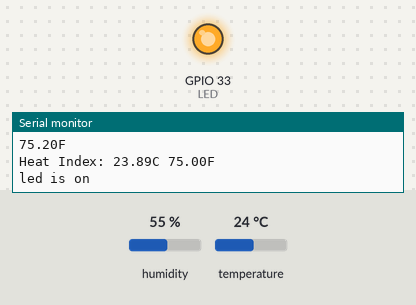
Recording of a sketch running on a simulated ESP32. On the bench: output pins drawn as LEDs (lit = HIGH), the last lines printed to the serial monitor. Inputs (shaded band) come from the test bench; at power-on: temperature 24 °C, humidity 55 %.

Above: at 5.8 s.
5.9 s: temperature set to 22 °C
10.2 s: temperature set to 19 °C
At 11.8 s:
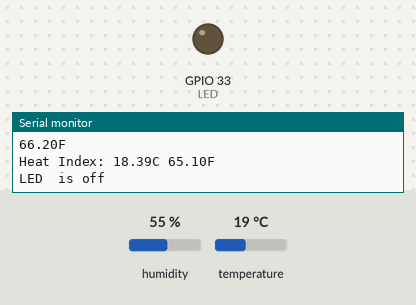
14.6 s: temperature set to 28 °C
At 15.5 s:
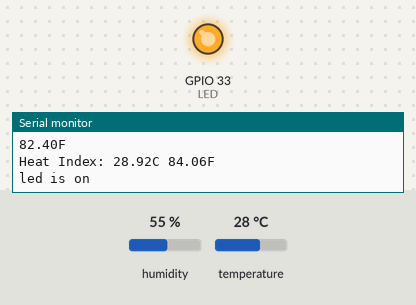
18.9 s: temperature set to 12 °C
At 22.0 s:
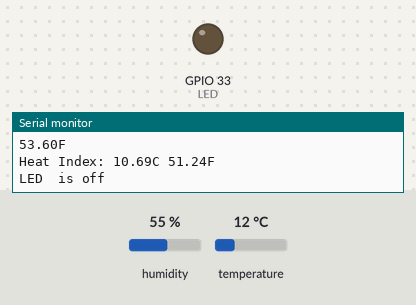
Timing chart, 0 to 23.5 s (numbered marks = the images above; inputs shaded):
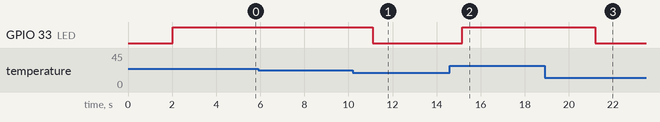

The sketch:

DHT.ino
```cpp
#include "DHT.h"
#define DHTPIN 15
#define DHTTYPE DHT11
int LED = 33;
DHT dht(DHTPIN, DHTTYPE);

void setup() {
  Serial.begin(115200);
  Serial.println(F("DHT11 TEST...!"));
  dht.begin();
  pinMode(LED, OUTPUT);

}
void loop(){
  delay(2000);
  float h=dht.readHumidity();
  float t=dht.readTemperature();
  float f=dht.readTemperature(true);
  if(isnan(h)|| isnan(t)|| isnan(f))
  {
    Serial.println(F("failed to read the DHT sensor"));
    return;

  }
  float hif=dht.computeHeatIndex(f,h);
  float hic=dht.computeHeatIndex(t,h,false);
  Serial.println(F("Humidity: "));
  Serial.println(h);
  Serial.println(F("% Temperature "));
  Serial.print(t);
  Serial.println(F("C "));
  Serial.print(f);
  Serial.println(F("F "));
  Serial.print(F("Heat Index: "));
  Serial.print(hic);
  Serial.print(F("C "));
  Serial.print(hif);
  Serial.println(F("F "));
  if(t > 20) {
    Serial.print("led is on");
    digitalWrite(LED, HIGH);
    delay(1000);
  }
  else {
    digitalWrite(LED, LOW);
    Serial.print("LED  is off");
  }
}
```

Measured:
- the behaviour switches between 21 and 20 °C on temperature (found by bisection; images 0 and 1)
- after the input at 10.2 s, GPIO 33 (LED): HIGH → LOW after 0.90 s
- after the input at 14.6 s, GPIO 33 (LED): LOW → HIGH after 0.55 s
- after the input at 18.9 s, GPIO 33 (LED): HIGH → LOW after 2.3 s
